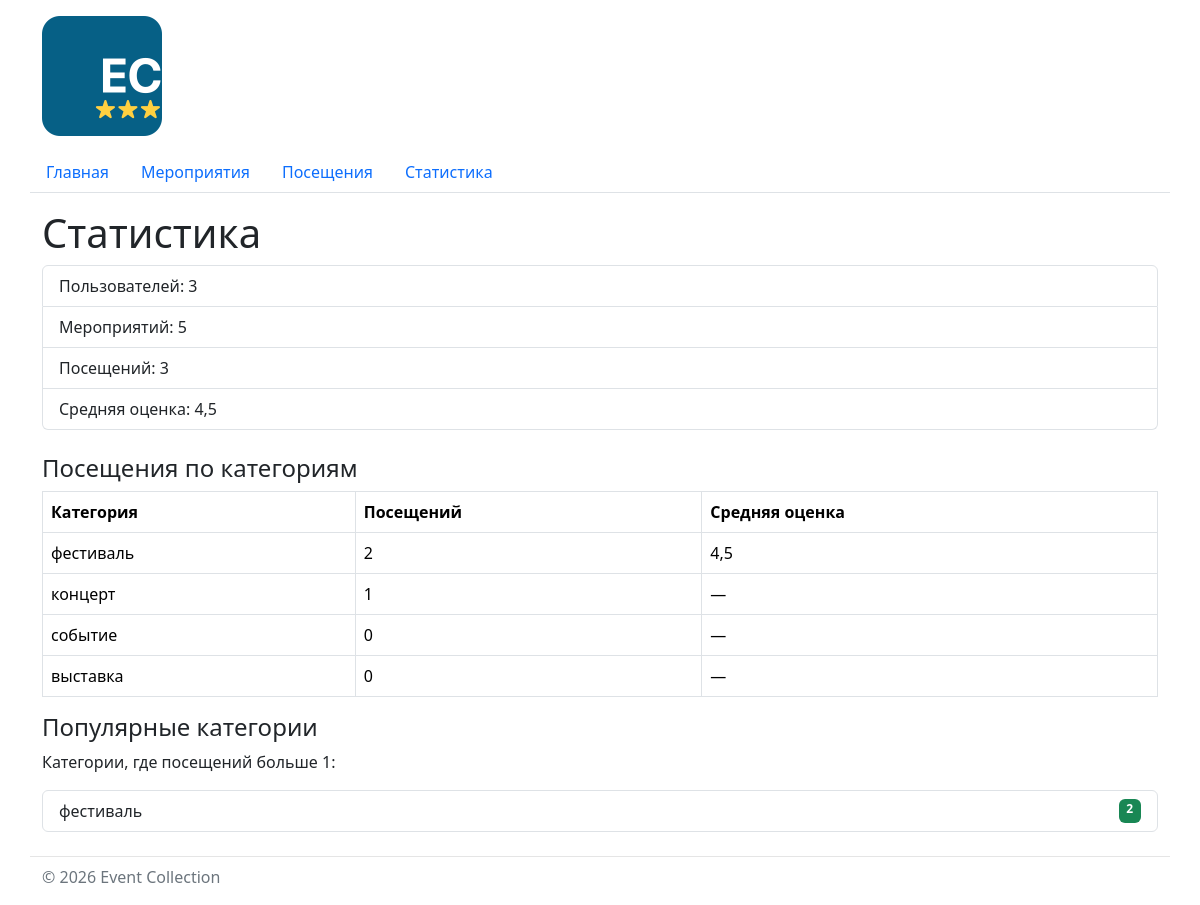
Page /visits/statistics/ on the committed database.
### visits/views.py (the view)
# urls.py: path("statistics/", views.statistics, name="statistics"),
def statistics(request: HttpRequest) -> HttpResponse:
    context = {
        "totals": fetch_one(TOTALS_SQL),
        "categories": fetch_all(BY_CATEGORY_SQL),
        "popular": fetch_all(POPULAR_SQL, (MIN_POPULAR_VISITS,)),
        "min_visits": MIN_POPULAR_VISITS,
    }
    return render(request, "visits/statistics.html", context)

### db/database.py (called while the page is built)
def get_connection() -> sqlite3.Connection:
    conn = sqlite3.connect(DB_PATH)
    conn.row_factory = sqlite3.Row
    conn.execute("PRAGMA foreign_keys = ON")
    return conn

def fetch_all(query: str, params: tuple = ()) -> list[sqlite3.Row]:
    conn = get_connection()
    try:
        return conn.execute(query, params).fetchall()
    finally:
        conn.close()

def fetch_one(query: str, params: tuple = ()) -> sqlite3.Row | None:
    conn = get_connection()
    try:
        return conn.execute(query, params).fetchone()
    finally:
        conn.close()

### visits/templates/visits/statistics.html (shortened to what this page needs)
{% extends "base.html" %}
{% block content %}
  <h1>Статистика</h1>
  <ul class="list-group mb-4">
    <li class="list-group-item">
      Пользователей: {{ totals.users_count }}
    </li>
    <li class="list-group-item">
      Мероприятий: {{ totals.events_count }}
    </li>
    <li class="list-group-item">
      Посещений: {{ totals.visits_count }}
    </li>
    <li class="list-group-item">
      Средняя оценка: {{ totals.average_score|default:"нет оценок" }}
    </li>
  </ul>
  <h2 class="h4">Посещения по категориям</h2>
  <table class="table table-bordered align-middle">
    <thead>
      <tr>
        <th>Категория</th>
        <th>Посещений</th>
        <th>Средняя оценка</th>
      </tr>
    </thead>
    <tbody>
      {% for item in categories %}
        <tr>
          <td>{{ item.category }}</td>
          <td>{{ item.visits_count }}</td>
          <td>{{ item.average_score|default:"—" }}</td>
        </tr>
      {% empty %}
        <tr>
          <td colspan="3">Данные отсутствуют.</td>
        </tr>
      {% endfor %}
    </tbody>
  </table>
  <h2 class="h4">Популярные категории</h2>
  <p>Категории, где посещений больше {{ min_visits }}:</p>
  <ul class="list-group">
    {% for item in popular %}
      <li class="list-group-item d-flex justify-content-between">
        {{ item.category }}
        <span class="badge bg-success">{{ item.visits_count }}</span>
      </li>
    {% empty %}
      <li class="list-group-item">
        Пока нет категорий с таким числом посещений.
      </li>
    {% endfor %}
  </ul>
{% endblock %}

### templates/base.html (shortened to what this page needs)
{% load static %}<!DOCTYPE html>
<html lang="ru">
<head>
  <link
    rel="stylesheet"
    href="https://cdn.jsdelivr.net/npm/bootstrap@5.3.3/dist/css/bootstrap.min.css"
  >
  <link rel="stylesheet" href="{% static 'homepage/css/style.css' %}">
</head>
<body>
  <header class="container">
    <img
      src="{% static 'homepage/img/logo.png' %}"
      alt="Event Collection"
      class="site-logo"
    >
  </header>
  {% include "includes/navigation.html" %}
  <main class="container">
    {% block content %}{% endblock %}
  </main>
  <footer class="container site-footer mt-4 mb-3">
    <p>© <span id="current-year"></span> Event Collection</p>
  </footer>
</body>
</html>

### templates/includes/navigation.html
<nav class="nav container border-bottom mb-3">
  <a class="nav-link" href="{% url 'homepage:index' %}">Главная</a>
  <a class="nav-link" href="{% url 'events:list' %}">Мероприятия</a>
  <a class="nav-link" href="{% url 'visits:list' %}">Посещения</a>
  <a class="nav-link" href="{% url 'visits:statistics' %}">Статистика</a>
</nav>

### homepage/static/homepage/css/style.css (style rules this page uses)
body { min-height: 100vh; }
.site-logo { width: 120px; height: auto; margin: 1rem 0; }
.site-footer { border-top: 1px solid #e5e5e5; padding-top: 0.5rem; color: #6c757d; }

### rows in the picture
events: category "концерт", visits_count "1", average_score "—"
events: category "событие", visits_count "0", average_score "—"
events: category "выставка", visits_count "0", average_score "—"

### other values in the picture
{{ totals.users_count }} "3"
{{ totals.events_count }} "5"
{{ totals.visits_count }} "3"
{{ totals.average_score|default:"нет оценок" }} "4,5"
{{ item.category }} "фестиваль"
{{ item.visits_count }} "2"
{{ item.average_score|default:"—" }} "4,5"
{{ min_visits }} "1"
